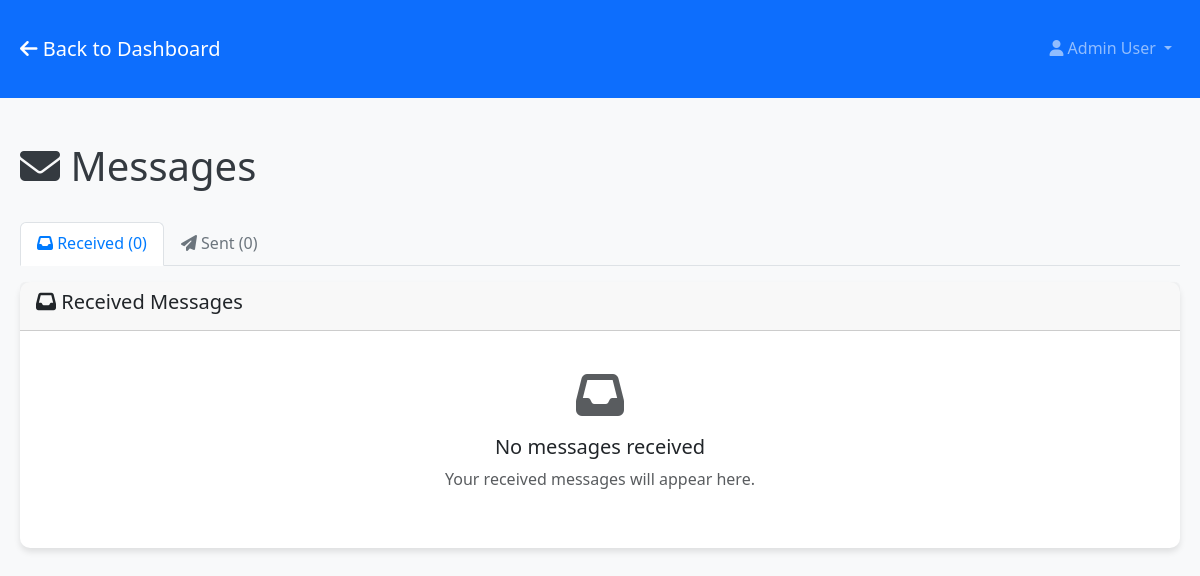
/messages (signed in), run on an earlier commit of the app's database.
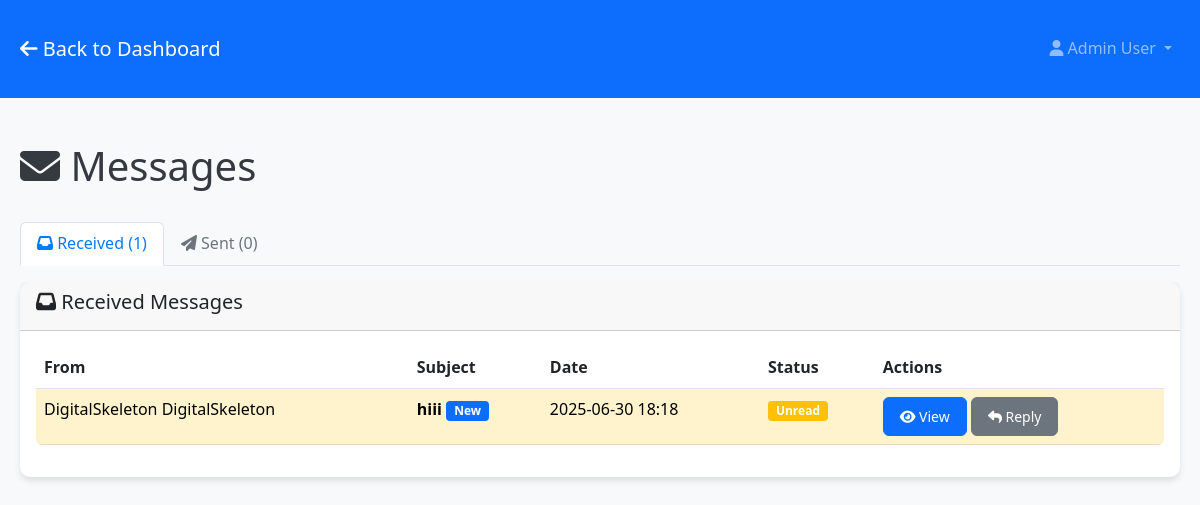
And on a later commit of the database.
### models.py (models this page shows, shortened)
class Message(db.Model):
    id = db.Column(db.Integer, primary_key=True)
    sender_id = db.Column(db.Integer, db.ForeignKey('user.id', ondelete='CASCADE'), nullable=False)
    recipient_id = db.Column(db.Integer, db.ForeignKey('user.id', ondelete='CASCADE'), nullable=False)
    subject = db.Column(db.String(200), nullable=False)
    content = db.Column(db.Text, nullable=False)  # Allows HTML content
    is_read = db.Column(db.Boolean, default=False)
    created_at = db.Column(db.DateTime, default=datetime.utcnow)
    parent_message_id = db.Column(db.Integer, db.ForeignKey('message.id', ondelete='CASCADE'), nullable=True)
    replies = db.relationship('Message', backref=db.backref('parent', remote_side=[id]), lazy=True)

class User(db.Model):
    id = db.Column(db.Integer, primary_key=True)
    username = db.Column(db.String(80), unique=True, nullable=False)
    email = db.Column(db.String(120), unique=True, nullable=False)
    password_hash = db.Column(db.String(255), nullable=False)
    first_name = db.Column(db.String(100), nullable=False)
    last_name = db.Column(db.String(100), nullable=False)
    is_admin = db.Column(db.Boolean, default=False)
    is_verified = db.Column(db.Boolean, default=False)
    verification_token = db.Column(db.String(100), nullable=True)
    reset_token = db.Column(db.String(100), nullable=True)
    reset_token_expires = db.Column(db.DateTime, nullable=True)
    created_at = db.Column(db.DateTime, default=datetime.utcnow)
    last_login = db.Column(db.DateTime, nullable=True)
    pdf_codes = db.relationship('UserPDFCode', foreign_keys='UserPDFCode.user_id', backref='user', lazy=True, cascade='all, delete-orphan')
    pdf_requests = db.relationship('PDFRequest', backref='user', lazy=True, cascade='all, delete-orphan')
    sent_messages = db.relationship('Message', foreign_keys='Message.sender_id', backref='sender', lazy=True, cascade='all, delete-orphan')
    received_messages = db.relationship('Message', foreign_keys='Message.recipient_id', backref='recipient', lazy=True, cascade='all, delete-orphan')
    uploaded_pdfs = db.relationship('UserPDFCode', foreign_keys='UserPDFCode.uploaded_by_admin_id', backref='uploader', lazy=True)

### app.py (the view)
@app.route('/messages')
@login_required
def messages():
    user = User.query.get(session['user_id'])
    sent_messages = Message.query.filter_by(sender_id=user.id).order_by(Message.created_at.desc()).all()
    received_messages = Message.query.filter_by(recipient_id=user.id).order_by(Message.created_at.desc()).all()
    return render_template('messages/messages.html',
                         user=user,
                         sent_messages=sent_messages,
                         received_messages=received_messages)

### app.py (called while the page is built)
def login_required(f):
    @wraps(f)
    def decorated_function(*args, **kwargs):
        if 'user_id' not in session:
            flash('Please log in to access this page.', 'error')
            return redirect(url_for('login'))
        return f(*args, **kwargs)
    return decorated_function

### templates/messages/messages.html (shortened to what the changed rows need)
<!DOCTYPE html>
<html lang="en">
<head>
    <link href="https://cdn.jsdelivr.net/npm/bootstrap@5.3.0/dist/css/bootstrap.min.css" rel="stylesheet">
    <link rel="stylesheet" href="https://cdnjs.cloudflare.com/ajax/libs/font-awesome/6.4.0/css/all.min.css">
    <link rel="stylesheet" href="{{ url_for('static', filename='css/style.css') }}">
</head>
<body>
    <div class="container mt-4">
        <div class="row">
            <div class="col-12">
                <div class="d-flex justify-content-between align-items-center mb-4">
                    <h1><i class="fas fa-envelope"></i> Messages</h1>
                </div>
            </div>
        </div>
        <ul class="nav nav-tabs" id="messageTabs">
            <li class="nav-item">
                <a class="nav-link active" id="received-tab" data-bs-toggle="tab" href="#received">
                    <i class="fas fa-inbox"></i> Received ({{ received_messages|length }})
                </a>
            </li>
        </ul>
        <div class="tab-content mt-3">
            <div class="tab-pane fade show active" id="received">
                <div class="card">
                    <div class="card-body">
                        {% if received_messages %}
                        <div class="table-responsive">
                            <table class="table table-hover">
                                <thead>
                                    <tr>
                                        <th>From</th>
                                        <th>Subject</th>
                                        <th>Date</th>
                                        <th>Status</th>
                                        <th>Actions</th>
                                    </tr>
                                </thead>
                                <tbody>
                                    {% for message in received_messages %}
                                    <tr class="{% if not message.is_read %}table-warning{% endif %}">
                                        <td>
                                            {{ message.sender.first_name }} {{ message.sender.last_name }}
                                        </td>
                                        <td>
                                            <strong>{{ message.subject }}</strong>
                                            {% if not message.is_read %}
                                            <span class="badge bg-primary">New</span>
                                            {% endif %}
                                        </td>
                                        <td>{{ message.created_at.strftime('%Y-%m-%d %H:%M') }}</td>
                                        <td>
                                            {% if message.is_read %}
                                            <span class="badge bg-success">Read</span>
                                            {% else %}
                                            <span class="badge bg-warning">Unread</span>
                                            {% endif %}
                                        </td>
                                        <td>
                                            <button type="button" class="btn btn-sm btn-primary" onclick="viewMessage({{ message.id }}, '{{ message.sender.first_name }} {{ message.sender.last_name }}', '{{ message.subject }}', {{ message.sender.id }}, {{ message.is_read|lower }})">
                                                <i class="fas fa-eye"></i> View
                                            </button>
                                            {% if user.is_admin or message.sender.is_admin %}
                                            <button type="button" class="btn btn-sm btn-secondary" onclick="replyToMessage({{ message.sender.id }}, '{{ message.sender.first_name }} {{ message.sender.last_name }}', 'Re: {{ message.subject }}', {{ message.id }})">
                                                <i class="fas fa-reply"></i> Reply
                                            </button>
                                            {% endif %}
                                        </td>
                                    </tr>
                                    {% endfor %}
                                </tbody>
                            </table>
                        </div>
                        {% else %}
                        <div class="text-center py-4">
                            <i class="fas fa-inbox fa-3x text-muted mb-3"></i>
                            <h5>No messages received</h5>
                            <p class="text-muted">Your received messages will appear here.</p>
                        </div>
                        {% endif %}
                    </div>
                </div>
            </div>
        </div>
    </div>
</body>
</html>

What changed in the data, as far as the page shows it:
added Message: sender.first_name "DigitalSkeleton", sender.last_name "DigitalSkeleton", subject "hiii", is_read "New", created_at "2025-06-30 18:18"
Also different on the page:
{{ received_messages|length }}: "0" → "1"
text no longer shown: "No messages received Your received messages will appear here."
text now shown: "From Subject Date Status Actions"
